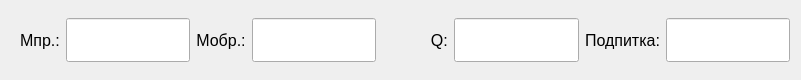
    <widget class="QWidget" name="horizontalLayoutWidget_5">
     <property name="geometry">
      <rect>
       <x>490</x>
       <y>330</y>
       <width>801</width>
       <height>80</height>
      </rect>
     </property>
     <layout class="QHBoxLayout" name="horizontalLayout_5">
      <item>
       <layout class="QHBoxLayout" name="horizontalLayout">
        <item>
         <widget class="QLabel" name="label_111">
          <property name="font">
           <font>
            <pointsize>12</pointsize>
            <underline>false</underline>
           </font>
          </property>
          <property name="styleSheet">
           <string notr="true">QLabel {background-color: none; }
</string>
          </property>
          <property name="text">
           <string>  Мпр.:</string>
          </property>
          <property name="alignment">
           <set>Qt::AlignCenter</set>
          </property>
         </widget>
        </item>
        <item>
         <widget class="QLineEdit" name="lineEdit_Old_TotalMDirect">
          <property name="font">
           <font>
            <pointsize>24</pointsize>
           </font>
          </property>
          <property name="cursor">
           <cursorShape>ArrowCursor</cursorShape>
          </property>
          <property name="toolTip">
           <string>Общий расход (прямая), т\ч</string>
          </property>
          <property name="alignment">
           <set>Qt::AlignRight|Qt::AlignTrailing|Qt::AlignVCenter</set>
          </property>
          <property name="readOnly">
           <bool>true</bool>
          </property>
         </widget>
        </item>
       </layout>
      </item>
      <item>
       <layout class="QHBoxLayout" name="horizontalLayout_2">
        <item>
         <widget class="QLabel" name="label_114">
          <property name="font">
           <font>
            <pointsize>12</pointsize>
            <underline>false</underline>
           </font>
          </property>
          <property name="styleSheet">
           <string notr="true">QLabel {background-color: none; }
</string>
          </property>
          <property name="text">
           <string>Мобр.:</string>
          </property>
          <property name="alignment">
           <set>Qt::AlignCenter</set>
          </property>
         </widget>
        </item>
        <item>
         <widget class="QLineEdit" name="lineEdit_Old_TotalMBack">
          <property name="font">
           <font>
            <pointsize>24</pointsize>
           </font>
          </property>
          <property name="cursor">
           <cursorShape>ArrowCursor</cursorShape>
          </property>
          <property name="toolTip">
           <string>Общий расход (обратная), т\ч</string>
          </property>
          <property name="alignment">
           <set>Qt::AlignRight|Qt::AlignTrailing|Qt::AlignVCenter</set>
          </property>
          <property name="readOnly">
           <bool>true</bool>
          </property>
         </widget>
        </item>
       </layout>
      </item>
      <item>
       <layout class="QHBoxLayout" name="horizontalLayout_3">
        <item>
         <widget class="QLabel" name="label_113">
          <property name="font">
           <font>
            <pointsize>12</pointsize>
            <underline>false</underline>
           </font>
          </property>
          <property name="styleSheet">
           <string notr="true">QLabel {background-color: none; }
</string>
          </property>
          <property name="text">
           <string>           Q:</string>
          </property>
          <property name="alignment">
           <set>Qt::AlignCenter</set>
          </property>
         </widget>
        </item>
        <item>
         <widget class="QLineEdit" name="lineEdit_Old_TotalQ">
          <property name="font">
           <font>
            <pointsize>24</pointsize>
           </font>
          </property>
          <property name="cursor">
           <cursorShape>ArrowCursor</cursorShape>
          </property>
          <property name="toolTip">
           <string>Общая Q, Гкал</string>
          </property>
          <property name="alignment">
           <set>Qt::AlignRight|Qt::AlignTrailing|Qt::AlignVCenter</set>
          </property>
          <property name="readOnly">
           <bool>true</bool>
          </property>
         </widget>
        </item>
       </layout>
      </item>
      <item>
       <layout class="QHBoxLayout" name="horizontalLayout_4">
        <item>
         <widget class="QLabel" name="label_112">
          <property name="font">
           <font>
            <pointsize>12</pointsize>
            <underline>false</underline>
           </font>
          </property>
          <property name="styleSheet">
           <string notr="true">QLabel {background-color: none; }
</string>
          </property>
          <property name="text">
           <string>Подпитка:</string>
          </property>
          <property name="alignment">
           <set>Qt::AlignCenter</set>
          </property>
         </widget>
        </item>
        <item>
         <widget class="QLineEdit" name="lineEdit_Old_TotalFeed">
          <property name="font">
           <font>
            <pointsize>24</pointsize>
           </font>
          </property>
          <property name="cursor">
           <cursorShape>ArrowCursor</cursorShape>
          </property>
          <property name="toolTip">
           <string>Общая подпитка, т\ч</string>
          </property>
          <property name="alignment">
           <set>Qt::AlignRight|Qt::AlignTrailing|Qt::AlignVCenter</set>
          </property>
          <property name="readOnly">
           <bool>true</bool>
          </property>
         </widget>
        </item>
       </layout>
      </item>
     </layout>
    </widget>
